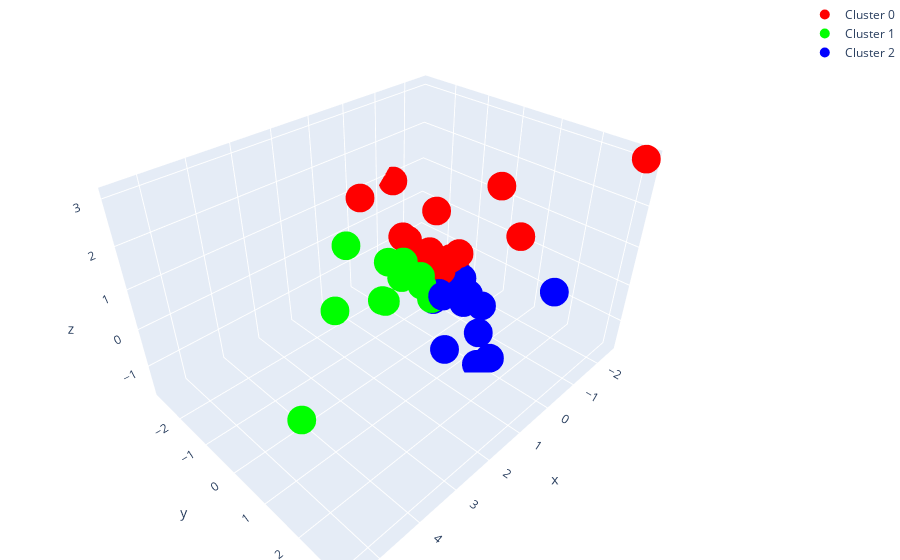

Write notebook code for a chart like this one.
### Code cell
# membuat visualisasi 3D untuk setiap klaster
# klaster 1
Cluster0= go.Scatter3d(
        x=df_pca_3[df_pca_3['cluster']==0]['PC1'],
        y=df_pca_3[df_pca_3['cluster']==0]['PC2'],
        z=df_pca_3[df_pca_3['cluster']==0]['PC3'],
        mode="markers",
        marker=dict(
                    size=10,
                    color="rgb(255,0,0)",
        ),
        name="Cluster 0"
)

#klaster 2
Cluster1= go.Scatter3d(
        x=df_pca_3[df_pca_3['cluster']==1]['PC1'],
        y=df_pca_3[df_pca_3['cluster']==1]['PC2'],
        z=df_pca_3[df_pca_3['cluster']==1]['PC3'],
        mode="markers",
        marker=dict(
                    size=10,
                    color="rgb(0,255,0)",
        ),
        name="Cluster 1"
)

# klaster 3
Cluster2= go.Scatter3d(
        x=df_pca_3[df_pca_3['cluster']==2]['PC1'],
        y=df_pca_3[df_pca_3['cluster']==2]['PC2'],
        z=df_pca_3[df_pca_3['cluster']==2]['PC3'],
        mode="markers",
        marker=dict(
                    size=10,
                    color="rgb(0,0,255)",
        ),
        name="Cluster 2"
)


data_plot_km=[Cluster0,Cluster1,Cluster2]

# membuat plot
layout = go.Layout(
    margin=dict(l=0, r=0, b=0, t=0))

fig=go.Figure(data = data_plot_km, layout = layout)
iplot(fig)

### Figure 1 — Plotly figure (JSON) as saved in the notebook; plotly's stock layout.template omitted (floating-point values rounded to 4 significant figures)
{"data": [{"marker": {"color": "rgb(255,0,0)", "size": 10}, "mode": "markers", "name": "Cluster 0", "type": "scatter3d", "x": [-0.4271, -0.7029, -0.7419, -2.492, -0.4942, -1.179, 0.01897, -1.201, -0.3631, 0.03124, -0.09978, -0.4236, -0.4574, -0.2155, 0.4453, -0.5777, -0.1884, -1.385], "y": [-0.481, -0.01377, 0.005199, 3.107, -0.03012, 0.6983, -0.3225, 1.31, -0.1901, -0.6762, -1.186, -0.6535, -0.6514, -0.4701, -2.03, -0.5892, -1.116, -2.807], "z": [-0.3518, -0.232, 0.2552, 3.073, 0.2177, 2.085, -0.3461, 1.079, -0.1415, 0.1435, 0.4696, -0.1491, 0.1381, 0.007122, 1.379, 1.206, 0.3715, 0.8743]}, {"marker": {"color": "rgb(0,255,0)", "size": 10}, "mode": "markers", "name": "Cluster 1", "type": "scatter3d", "x": [-0.1853, 0.1303, 1.505, 2.938, 1.585, 5.48, 0.3686, 0.5793, 1.623, 0.866, 0.1154, 0.2803, 0.1572], "y": [-0.3582, -0.3829, -0.1325, -0.08505, -1.257, 2.118, -0.7076, -0.5504, -0.1003, -0.6874, -0.03378, -0.3627, -0.3063], "z": [-0.4171, -0.1488, -0.006058, 0.5527, 0.9445, 1.047, 0.2086, -0.04431, 0.09979, 0.447, -0.6123, -0.09166, -0.3474]}, {"marker": {"color": "rgb(0,0,255)", "size": 10}, "mode": "markers", "name": "Cluster 2", "type": "scatter3d", "x": [0.08106, 0.1418, -0.4672, -0.0208, 0.6288, -0.09428, -0.6659, -0.8305, -5.727e-05, -0.9804, -0.5152, -0.7628, -0.5568, -0.9468], "y": [-0.01172, 1.423, 2.73, 1.647, 0.8622, 0.01417, 0.1993, 0.2993, 0.2015, 0.1527, 0.9178, 0.222, -0.3397, 0.6265], "z": [-0.645, -1.696, 0.7062, -1.472, -1.295, -0.5451, -0.309, -0.8037, -0.4776, -1.038, -1.451, -1.06, -0.584, -1.04]}], "layout": {"margin": {"b": 0, "l": 0, "r": 0, "t": 0}}}
